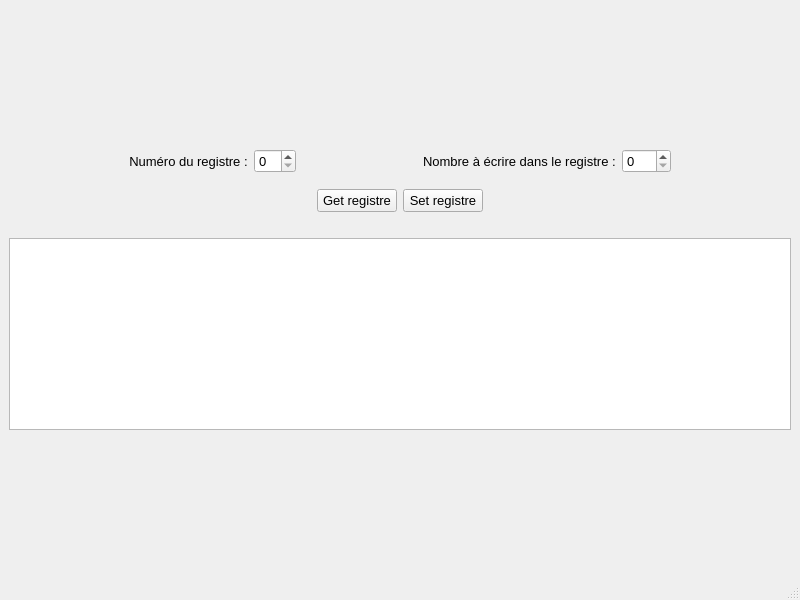
<?xml version="1.0" encoding="UTF-8"?>
<ui version="4.0">
 <class>MainWindow</class>
 <widget class="QMainWindow" name="MainWindow">
  <property name="geometry">
   <rect>
    <x>0</x>
    <y>0</y>
    <width>800</width>
    <height>600</height>
   </rect>
  </property>
  <property name="windowTitle">
   <string>MainWindow</string>
  </property>
  <widget class="QWidget" name="centralwidget">
   <layout class="QVBoxLayout" name="verticalLayout">
    <item>
     <spacer name="verticalSpacer_2">
      <property name="orientation">
       <enum>Qt::Vertical</enum>
      </property>
      <property name="sizeHint" stdset="0">
       <size>
        <width>20</width>
        <height>40</height>
       </size>
      </property>
     </spacer>
    </item>
    <item>
     <layout class="QHBoxLayout" name="horizontalLayout">
      <item>
       <spacer name="horizontalSpacer_2">
        <property name="orientation">
         <enum>Qt::Horizontal</enum>
        </property>
        <property name="sizeHint" stdset="0">
         <size>
          <width>40</width>
          <height>20</height>
         </size>
        </property>
       </spacer>
      </item>
      <item>
       <widget class="QLabel" name="label">
        <property name="font">
         <font>
          <pointsize>10</pointsize>
         </font>
        </property>
        <property name="text">
         <string>Numéro du registre :</string>
        </property>
        <property name="alignment">
         <set>Qt::AlignCenter</set>
        </property>
       </widget>
      </item>
      <item>
       <widget class="QSpinBox" name="RegisterNumber">
        <property name="sizePolicy">
         <sizepolicy hsizetype="Minimum" vsizetype="Fixed">
          <horstretch>0</horstretch>
          <verstretch>0</verstretch>
         </sizepolicy>
        </property>
        <property name="font">
         <font>
          <pointsize>10</pointsize>
         </font>
        </property>
       </widget>
      </item>
      <item>
       <spacer name="horizontalSpacer">
        <property name="orientation">
         <enum>Qt::Horizontal</enum>
        </property>
        <property name="sizeHint" stdset="0">
         <size>
          <width>40</width>
          <height>20</height>
         </size>
        </property>
       </spacer>
      </item>
      <item>
       <widget class="QLabel" name="label_2">
        <property name="font">
         <font>
          <pointsize>10</pointsize>
         </font>
        </property>
        <property name="text">
         <string>Nombre à écrire dans le registre :</string>
        </property>
       </widget>
      </item>
      <item>
       <widget class="QSpinBox" name="ValueToSet">
        <property name="font">
         <font>
          <pointsize>10</pointsize>
         </font>
        </property>
        <property name="maximum">
         <number>255</number>
        </property>
       </widget>
      </item>
      <item>
       <spacer name="horizontalSpacer_3">
        <property name="orientation">
         <enum>Qt::Horizontal</enum>
        </property>
        <property name="sizeHint" stdset="0">
         <size>
          <width>40</width>
          <height>20</height>
         </size>
        </property>
       </spacer>
      </item>
     </layout>
    </item>
    <item>
     <spacer name="verticalSpacer_3">
      <property name="orientation">
       <enum>Qt::Vertical</enum>
      </property>
      <property name="sizeType">
       <enum>QSizePolicy::Fixed</enum>
      </property>
      <property name="sizeHint" stdset="0">
       <size>
        <width>20</width>
        <height>10</height>
       </size>
      </property>
     </spacer>
    </item>
    <item>
     <layout class="QHBoxLayout" name="horizontalLayout_2">
      <item>
       <spacer name="horizontalSpacer_4">
        <property name="orientation">
         <enum>Qt::Horizontal</enum>
        </property>
        <property name="sizeHint" stdset="0">
         <size>
          <width>40</width>
          <height>20</height>
         </size>
        </property>
       </spacer>
      </item>
      <item>
       <widget class="QPushButton" name="GetRegister">
        <property name="font">
         <font>
          <pointsize>10</pointsize>
         </font>
        </property>
        <property name="text">
         <string>Get registre</string>
        </property>
       </widget>
      </item>
      <item>
       <widget class="QPushButton" name="SetRegister">
        <property name="font">
         <font>
          <pointsize>10</pointsize>
         </font>
        </property>
        <property name="text">
         <string>Set registre</string>
        </property>
       </widget>
      </item>
      <item>
       <spacer name="horizontalSpacer_5">
        <property name="orientation">
         <enum>Qt::Horizontal</enum>
        </property>
        <property name="sizeHint" stdset="0">
         <size>
          <width>40</width>
          <height>20</height>
         </size>
        </property>
       </spacer>
      </item>
     </layout>
    </item>
    <item>
     <spacer name="verticalSpacer_4">
      <property name="orientation">
       <enum>Qt::Vertical</enum>
      </property>
      <property name="sizeType">
       <enum>QSizePolicy::Fixed</enum>
      </property>
      <property name="sizeHint" stdset="0">
       <size>
        <width>20</width>
        <height>20</height>
       </size>
      </property>
     </spacer>
    </item>
    <item>
     <widget class="QListWidget" name="Result"/>
    </item>
    <item>
     <spacer name="verticalSpacer">
      <property name="orientation">
       <enum>Qt::Vertical</enum>
      </property>
      <property name="sizeHint" stdset="0">
       <size>
        <width>20</width>
        <height>40</height>
       </size>
      </property>
     </spacer>
    </item>
   </layout>
  </widget>
  <widget class="QMenuBar" name="menubar">
   <property name="geometry">
    <rect>
     <x>0</x>
     <y>0</y>
     <width>800</width>
     <height>26</height>
    </rect>
   </property>
  </widget>
  <widget class="QStatusBar" name="statusbar"/>
 </widget>
 <resources/>
 <connections/>
</ui>
